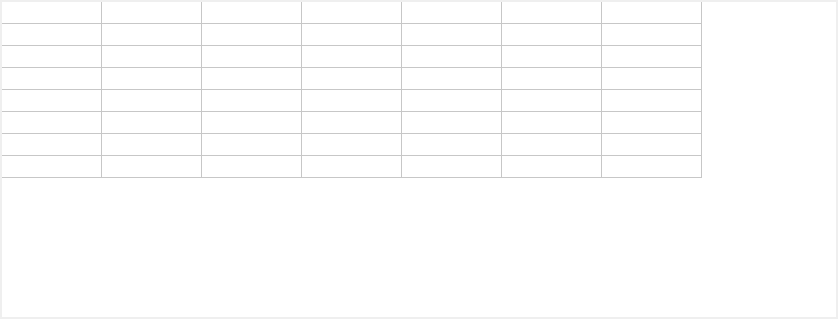
<?xml version="1.0" encoding="UTF-8"?>
<ui version="4.0">
 <class>QDayView</class>
 <widget class="QWidget" name="QDayView">
  <property name="geometry">
   <rect>
    <x>0</x>
    <y>0</y>
    <width>838</width>
    <height>319</height>
   </rect>
  </property>
  <property name="windowTitle">
   <string>QDayView</string>
  </property>
  <layout class="QGridLayout" name="gridLayout">
   <property name="leftMargin">
    <number>2</number>
   </property>
   <property name="topMargin">
    <number>2</number>
   </property>
   <property name="rightMargin">
    <number>2</number>
   </property>
   <property name="bottomMargin">
    <number>2</number>
   </property>
   <property name="spacing">
    <number>0</number>
   </property>
   <item row="0" column="0">
    <widget class="QTableWidget" name="tableWidget_day_totol">
     <property name="sizePolicy">
      <sizepolicy hsizetype="Expanding" vsizetype="Expanding">
       <horstretch>0</horstretch>
       <verstretch>0</verstretch>
      </sizepolicy>
     </property>
     <property name="font">
      <font>
       <pointsize>11</pointsize>
       <weight>75</weight>
       <bold>true</bold>
      </font>
     </property>
     <property name="focusPolicy">
      <enum>Qt::NoFocus</enum>
     </property>
     <property name="frameShape">
      <enum>QFrame::NoFrame</enum>
     </property>
     <property name="lineWidth">
      <number>0</number>
     </property>
     <property name="verticalScrollBarPolicy">
      <enum>Qt::ScrollBarAlwaysOff</enum>
     </property>
     <property name="horizontalScrollBarPolicy">
      <enum>Qt::ScrollBarAlwaysOff</enum>
     </property>
     <property name="autoScroll">
      <bool>false</bool>
     </property>
     <property name="editTriggers">
      <set>QAbstractItemView::NoEditTriggers</set>
     </property>
     <property name="showGrid">
      <bool>true</bool>
     </property>
     <property name="gridStyle">
      <enum>Qt::SolidLine</enum>
     </property>
     <property name="rowCount">
      <number>8</number>
     </property>
     <property name="columnCount">
      <number>7</number>
     </property>
     <attribute name="horizontalHeaderVisible">
      <bool>false</bool>
     </attribute>
     <attribute name="horizontalHeaderCascadingSectionResizes">
      <bool>false</bool>
     </attribute>
     <attribute name="horizontalHeaderDefaultSectionSize">
      <number>100</number>
     </attribute>
     <attribute name="horizontalHeaderHighlightSections">
      <bool>false</bool>
     </attribute>
     <attribute name="horizontalHeaderMinimumSectionSize">
      <number>25</number>
     </attribute>
     <attribute name="horizontalHeaderStretchLastSection">
      <bool>false</bool>
     </attribute>
     <attribute name="verticalHeaderVisible">
      <bool>false</bool>
     </attribute>
     <attribute name="verticalHeaderCascadingSectionResizes">
      <bool>false</bool>
     </attribute>
     <attribute name="verticalHeaderDefaultSectionSize">
      <number>20</number>
     </attribute>
     <attribute name="verticalHeaderHighlightSections">
      <bool>false</bool>
     </attribute>
     <attribute name="verticalHeaderStretchLastSection">
      <bool>false</bool>
     </attribute>
     <row/>
     <row/>
     <row/>
     <row/>
     <row/>
     <row/>
     <row/>
     <row/>
     <column/>
     <column/>
     <column/>
     <column/>
     <column/>
     <column/>
     <column/>
    </widget>
   </item>
  </layout>
 </widget>
 <layoutdefault spacing="6" margin="11"/>
 <resources/>
 <connections/>
</ui>
